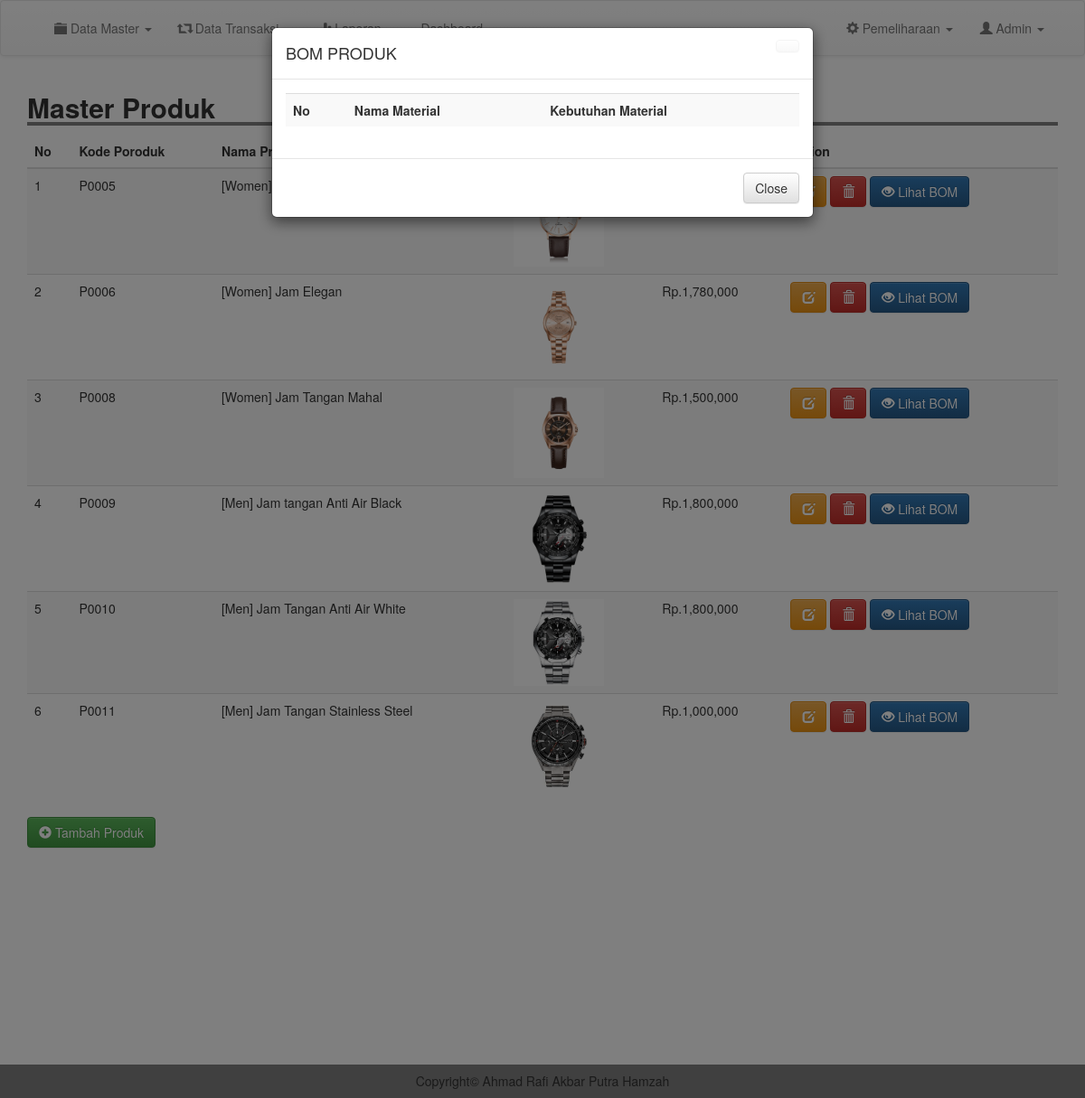
The app's page /admin/bom.php (signed in) with its own data.
### tables this page shows
CREATE TABLE `produk` (
  `kode_produk` varchar(100) NOT NULL,
  `nama` varchar(100) NOT NULL,
  `image` text NOT NULL,
  `deskripsi` text NOT NULL,
  `harga` int(11) NOT NULL
);

### admin/bom.php (the view, shortened to what this page needs)
<?php
include 'header.php';
$kode = $_GET['kode'];
$pr = mysqli_query($conn, "SELECT * FROM produk where kode_produk = '$kode'");
$tam = mysqli_fetch_assoc($pr);
?>
<div class="container">
	<h2 style=" width: 100%; border-bottom: 4px solid gray"><b>Master Produk</b></h2>
		<table class="table table-striped">
			<thead>
				<tr>
					<th scope="col">No</th>
					<th scope="col">Kode Poroduk</th>
					<th scope="col">Nama Produk</th>
					<th scope="col">Image</th>
					<th scope="col">Harga</th>
					<th scope="col">Action</th>
				</tr>
			</thead>
			<tbody>
				<?php
				$result = mysqli_query($conn, "SELECT * FROM produk");
				$no =1;
				while ($row = mysqli_fetch_assoc($result)) {
				?>
					<tr>
						<td ><?= $no; ?></td>
						<td><?= $row['kode_produk']; ?></td>
						<td><?= $row['nama'];  ?></td>
						<td><img src="../image/produk/<?= $row['image']; ?>" width="100"></td>
						<td>Rp.<?= number_format($row['harga' ]);  ?></td>
						<td><a href="edit_produk.php?kode=<?= $row['kode_produk']; ?>" class="btn btn-warning"><i class="glyphicon glyphicon-edit"></i> </a> <a href="proses/del_produk.php?kode=<?= $row['kode_produk']; ?>" class="btn btn-danger"><i class="glyphicon glyphicon-trash"></i> </a> <a href="bom.php?bom=" type="submit" class="btn btn-primary"><i class="glyphicon glyphicon-eye-open"></i> Lihat BOM</button></td>
					</tr>
				<?php
					$no++;
					}
				 ?>
				</tbody>
			</table>
		<a href="tm_produk.php" class="btn btn-success"><i class="glyphicon glyphicon-plus-sign"></i> Tambah Produk</a>
	</div>
<button type="hidden" data-toggle="modal" data-target="#myModal" id="btn" style="background-color: #fff; border: #fff;">
</button>
	<div class="modal fade" id="myModal" tabindex="-1" role="dialog" aria-labelledby="myModalLabel">
		<div class="modal-dialog" role="document">
			<div class="modal-content">
				<div class="modal-header">
						<a href="m_produk.php" class="btn btn-default close"></a>
					<h4 class="modal-title" id="myModalLabel">BOM PRODUK <?= strtoupper($tam['nama']); ?></h4>
				</div>
				<div class="modal-body">
					<table class="table table-striped">
						<tr>
						<th>No</th>
						<th>Nama Material</th>
						<th>Kebutuhan Material</th>
						</tr>
					</table>
				</div>
				<div class="modal-footer">
					<a href="m_produk.php" class="btn btn-default">Close</a>
				</div>
			</div>
		</div>
	</div>
	<br>
	<br>
	<br>
	<br>
	<br>
	<br>
	<br>
	<br>
	<br>
	<br>
	<br>
	<br>
	<?php
	include 'footer.php';
	?>

### css/style.css (style rules this page uses)
body { margin:0; padding: 0; }

### records on screen
produk: kode_produk "P0005", nama "[Women]…", image (picture)
produk: kode_produk "P0006", nama "[Women] Jam Elegan", image (picture), harga "1,780,000"
produk: kode_produk "P0008", nama "[Women] Jam Tangan Mahal", image (picture), harga "1,500,000"
produk: kode_produk "P0009", nama "[Men] Jam tangan Anti Air Black", image (picture), harga "1,800,000"
produk: kode_produk "P0010", nama "[Men] Jam Tangan Anti Air White", image (picture), harga "1,800,000"
produk: kode_produk "P0011", nama "[Men] Jam Tangan Stainless Steel", image (picture), harga "1,000,000"
